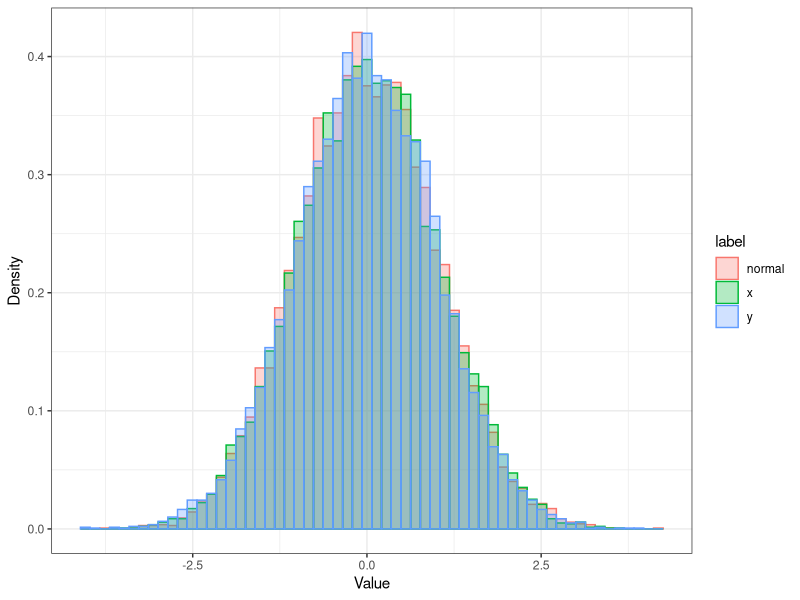
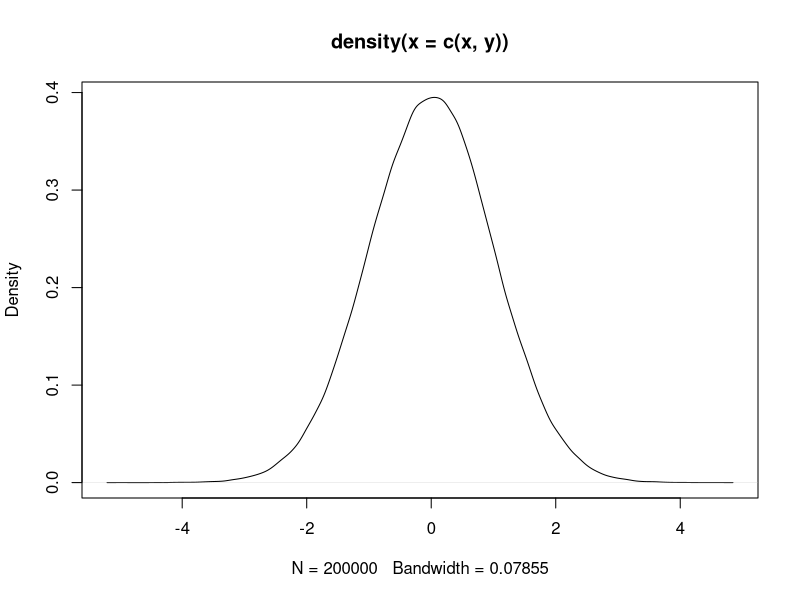

The R source for these figures, in order: (Note: this script raises an error after producing the figures.)
#QUESTION 1
#(a) Doolittle Algorithm
is.square.matrix <- function( x )
{
  ### determines if the given matrix is a square matrix
  ### arguments
  ### x = a matrix object
  ###
  if ( !is.matrix( x ) )
    stop( "argument x is not a matrix" )
  return( nrow(x) == ncol(x) )
}


lu.decomposition <- function( x )
{
  ### This function performs an LU decomposition of the given square matrix argument
  ### the results are returned in a list of named components.  The Doolittle decomposition
  ### method is used to obtain the lower and upper triangular matrices
  ###
  ### arguments
  ### x = a square numeric matrix
  ###
  if ( !is.square.matrix( x ) )
    stop( "argument x is not a square matrix" )
  if ( !is.numeric( x ) )
    stop( "argument x is not numeric" )
  n <- nrow( x )
  L <- matrix( 0, nrow=n, ncol=n )
  U <- matrix( 0, nrow=n, ncol=n )
  diag( L ) <- rep( 1, n )
  for ( i in 1:n ) {
    ip1 <- i + 1
    im1 <- i - 1
    for ( j in 1:n ) {
      U[i,j] <- x[i,j]
      if ( im1 > 0 ) {
        for ( k in 1:im1 ) {
          U[i,j] <- U[i,j] - L[i,k] * U[k,j]
        }
      }
    }
    if ( ip1 <= n ) {
      for ( j in ip1:n ) {
        L[j,i] <- x[j,i]
        if ( im1 > 0 ) {
          for ( k in 1:im1 ) {
            L[j,i] <- L[j,i] - L[j,k] * U[k,i]
          }
        }
        if ( U[i,i] == 0 )
          stop( "argument x is a singular matrix" )
        L[j,i] <- L[j,i] / U[i,i]
      }    
    }
  }
  result <- list( L=L, U=U )
  return( result )
}

#Examples of doolittle algorithm in play
#example 1
{A <- matrix( c ( 1, 2, 2, 1 ), nrow=2, byrow=TRUE)
luA <- lu.decomposition(A)
L <- luA$L
U <- luA$U
print( L )
print( U )
print( L %*% U )
print( A )}

#example 2
{B <- matrix( c( 2, -3, 1, 1, 1, -1, -1, 1, -1 ), nrow=3, byrow=TRUE )
luB <- lu.decomposition( B )
L <- luB$L
U <- luB$U
print( L )
print( U )
print( L %*% U )
print( B )}

#example 3
{C <- matrix( c( -2.175, 1, 0, 1, -2.150, 1, 0, 1, -2.125 ), nrow=3, byrow=TRUE )
luC <- lu.decomposition( C )
L <- luC$L
U <- luC$U
print( L ) #gives Lower Triangular matrix
print( U ) #gives Upper Triangular matrix
print( L %*% U )
print( C )}

#{proof; 
e <- c(-1.625, 0.5, 1.625);
solve(C,e)  #[1]  0.5520137 -0.4243701 -0.9644095 
#}


#QUESTION 2
{#box muller
mullerbt <- function(){
  n <- 10^4
  samples <- matrix(ncol=2,nrow=n)
  for (i in 1:n){
    u1 <- runif(1)
    u2 <- runif(1)
    R <- sqrt(-2*log(1-u1))
    theta <- 2*pi*u2
    X <- R*cos(theta)
    Y <- R*sin(theta)
    samples[i,1] <- X
    samples[i,2] <- Y
  }
  norm01 <- rnorm(n)
  label <- rep(c("x","y","normal"),n)
  value <- c(samples[,1],samples[,2],norm01)
  df <- data.frame(value,label)
  library(ggplot2)
  plt <- ggplot(df, aes(x=value, color=label, fill=label)) + geom_histogram(aes(y=..density..), bins = 60, position="identity", alpha=0.3) + labs(x="Value", y="Density") + theme_bw()
  print(plt)
}
mullerbt()

#alternatively, generating normal
# import the library to test the normality of the distribution
library(nortest)

size = 100000

u = runif(size)
v = runif(size)

x=rep(0,size)
y=rep(0,size)

for (i in 1:size){
  x[i] = sqrt(-2*log(u[i]))*cos(2*pi*v[i])
  y[i] = sqrt(-2*log(u[i]))*sin(2*pi*v[i])
}

#a test for normality
lillie.test(c(x,y))

#plot the estimation of the density
plot(density(c(x,y)))
}

#QUESTION 3
{
  
  finite.diff <- function( func, .x, indices=1:length(.x), stepSize=sqrt( .Machine$double.eps ), ... ) 
    {
     # if we evaluate at values close to 0, we need a different step size
    stepSizeVec <- pmax( abs(.x), 1 ) * stepSize
    
    fx <- func( .x, ... )
    approx.gradf.index <- function(i, .x, func, fx, stepSizeVec, ...) {
      x_prime <- .x
      x_prime[i] <- .x[i] + stepSizeVec[i]
      stepSizeVec[i] <- x_prime[i] - .x[i]
      fx_prime <- func( x_prime, ... )
      return( ( fx_prime - fx )/stepSizeVec[i] )
    }
    grad_fx <- sapply (indices, approx.gradf.index, .x=.x, func=func, fx=fx, stepSizeVec=stepSizeVec, ... )
    
    return( grad_fx )
  }
}

# example with correct gradient
{f <- function( x, a ) {
  return( sum( ( x - a )^2 ) )
}

f_grad <- function( x, a ) {
  return( 2*( x - a ) )
}

check.derivatives( .x=1:10, func=f, func_grad=f_grad,
                   check_derivatives_print='none', a=runif(10) )

# example with incorrect gradient
f_grad <- function( x, a ) {
  return( 2*( x - a ) + c(0,.1,rep(0,8)) )
}

check.derivatives( .x=1:10, func=f, func_grad=f_grad,
                   check_derivatives_print='errors', a=runif(10) )

# example with incorrect gradient of vector-valued function
g <- function( x, a ) {
  return( c( sum(x-a), sum( (x-a)^2 ) ) )
}

g_grad <- function( x, a ) {
  return( rbind( rep(1,length(x)) + c(0,.01,rep(0,8)), 2*(x-a) + c(0,.1,rep(0,8)) ) )
}

check.derivatives( .x=1:10, func=g, func_grad=g_grad,
                   check_derivatives_print='all', a=runif(10) )}

###QUESTION 4
{
A <- matrix(c(1, 0, 0,
              0.6, 1, 0,
              0.5, -0.7, 1), nrow=3, byrow=TRUE)
b <- c(2-0.5, -1, 2)
}
